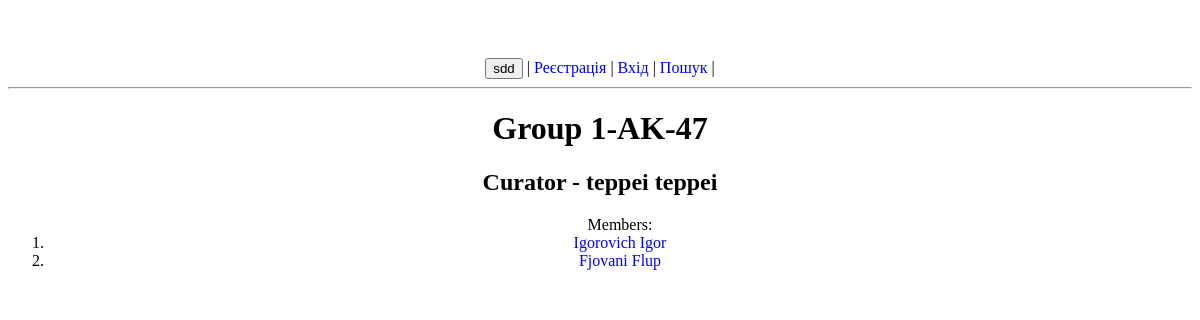
/group/1-ak-47/, run on an earlier commit of the app's database.
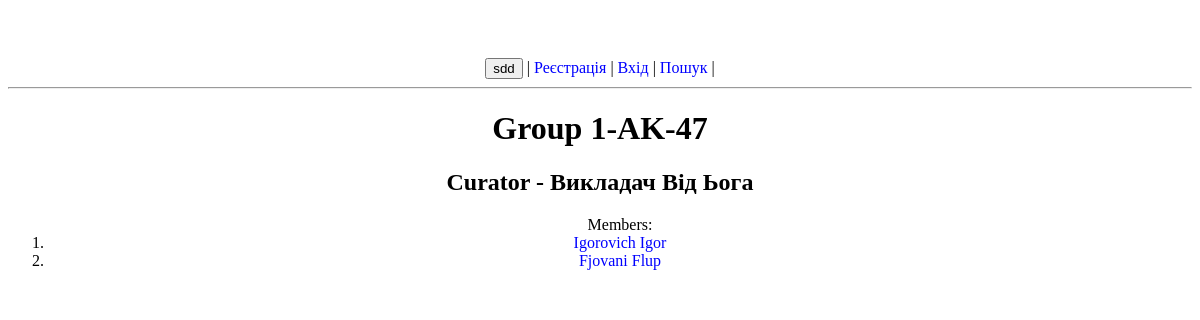
And on a later commit of the database.
### journal/models.py (models this page shows, shortened)
class Teacher(models.Model):
    user = models.OneToOneField(settings.AUTH_USER_MODEL, on_delete=models.CASCADE)
    specializations = models.CharField(max_length=1000, null=True, verbose_name="Спеціалізації")
    def __str__(self):
        return str(self.user)

class CustomUser(AbstractBaseUser):
    name = models.CharField(max_length=15, null=False, verbose_name="Ім'я")
    surname = models.CharField(max_length=15, null=False, verbose_name="Прізвище")
    patronymic = models.CharField(max_length=15, blank=True, null=True, verbose_name="По батькові")
    email = models.EmailField(unique=True)  # require
    phone_number = models.CharField(max_length=16, blank=True, null=True, verbose_name="Номер телефону")
    avatar = models.ImageField(upload_to='user/avatar/', blank=True, null=True, verbose_name="Аватар")
    date_of_birth = models.DateField(null=True, verbose_name="День народження")
    about = models.TextField(null=True, verbose_name="Про себе")
    role = models.CharField(max_length=8, null=False, default="Other", verbose_name="Роль")
    is_active = models.BooleanField(default=True)
    is_staff = models.BooleanField(default=False)
    is_admin = models.BooleanField(default=False)
    USERNAME_FIELD = 'email'
    REQUIRED_FIELDS = ["name", "surname"]
    objects = CustomUserManager()
    def __str__(self):
        if self.name and self.surname:
            return f'{self.surname} {self.name}'
        return self.email.split('@')[0]
    def get_absolute_url(self):
        return reverse('profile', kwargs={'pk': self.pk})

class Group(models.Model):
    name = models.CharField(max_length=45, verbose_name="Назва групи")
    slug = models.SlugField(max_length=45, unique=True, verbose_name="URL")
    teacher = models.OneToOneField('Teacher', on_delete=models.CASCADE)
    def __str__(self):
        return self.name

### journal/views.py (the view)
# urls.py: path('group/<slug:group_slug>/', group, name="group"),
def group(request, group_slug):
    group_obj = Group.objects.get(slug=group_slug)
    context = {
        'curator': group_obj.teacher,
        'members': Student.objects.filter(group=group_obj),
    }
    return render(request, 'journal/group.html', context=context)

### journal/models.py (called while the page is built)
    def __str__(self):
        return str(self.user)

### journal/templates/journal/group.html
{% extends 'journal/base.html' %}
{% block main %}
<h1>Group {{ curator.group }}</h1>
<h2>Curator - {{ curator }}</h2>
<ol>Members:
{% for member in members %}
<li>{% if member.user.avatar %}<img src="{{ member.user.avatar.url }}" class="small-profile-image" >{% endif %}
    <a href="{{ member.user.get_absolute_url }}">{{ member }}</a></li>
{% endfor %}
</ol>
{% endblock %}

What changed in the data, as far as the page shows it:
changed through a linked row, Teacher "1-AK-47": user.surname "teppei teppei" → "Викладач Від Ьога"
